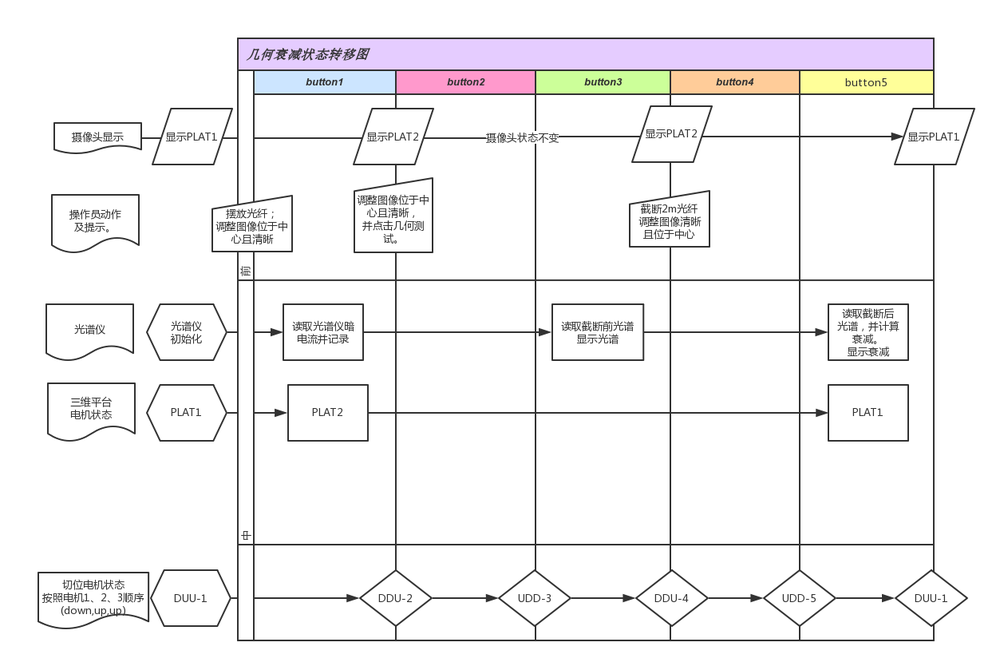
#> input picture setting/md/switch.png, 1000 x 666 px, shrunk from 1253 x 834 before the run; its folder holds only this picture in this run
$ python -i cvc.py   (imports and definitions only)   (Python 2 division)   (older library calls are emulated)
#> lines starting #> are read from the running program, lines starting #| are printed output that depends on the picture; after the words box and inside, x2 and y2 are one past the last pixel; in counts of white or black regions, pixels touching at a corner belong together
#!/usr/bin/python
import cv2
import numpy as np
import pdb
from tree import NodeDict

class findCircles(object):
    """docstring for findCircles"""
    def __init__(self, file):
#> called with file = 'setting/md/switch.png'
        super(findCircles, self).__init__()
        self.file = file
        print 'file:',file
        self.img = cv2.imread(file)
#> self.img is the input picture: shape (666, 1000, 3); mean B, G, R 242.9, 242.1, 243.2
        cv2.imshow('img',self.img[::2,::2])
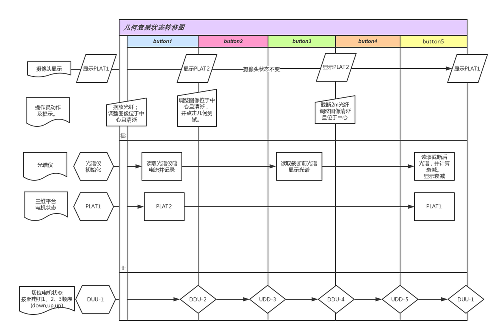
#> window 'img': shape (333, 500, 3); mean B, G, R 242.2, 241.4, 242.5
        cv2.waitKey(0)
        self.origin = self.img.copy()
        # self.method()

    def method(self):
        # pdb.set_trace()
        img = self.img
        # self._calcHist(img)
        # img = self._edgeDetectThr(img)
        img = self._edgeDetectDiff(img)
        # img = self._edgeDetectCanny(img)
        cv2.imshow("adaptiveThreshold",img[::2,::2])
        cv2.waitKey(0)
        # img = self._circleFind(img)
        img = self._circleFindContours(img)
        return img

    # [10 lines of commented-out code are left out]

    # [18 lines left out: functions _edgeDetectCanny, _edgeDetectThr, not called in this run]

    def _edgeDetectDiff(self,img):
        # img = cv2.medianBlur(img,3)
        img  = cv2.pyrMeanShiftFiltering(img,3,3,1)
        img = cv2.cvtColor(img, cv2.COLOR_RGB2GRAY)
#> img: shape (666, 1000)

        # img = cv2.GaussianBlur(img,(3, 3 ),0)
        # kernel = np.ones((10,10),np.uint8)
        kernel = cv2.getStructuringElement(cv2.MORPH_RECT,(3, 3))
        # [6 lines of commented-out code are left out]
        erode = cv2.erode(img,kernel)
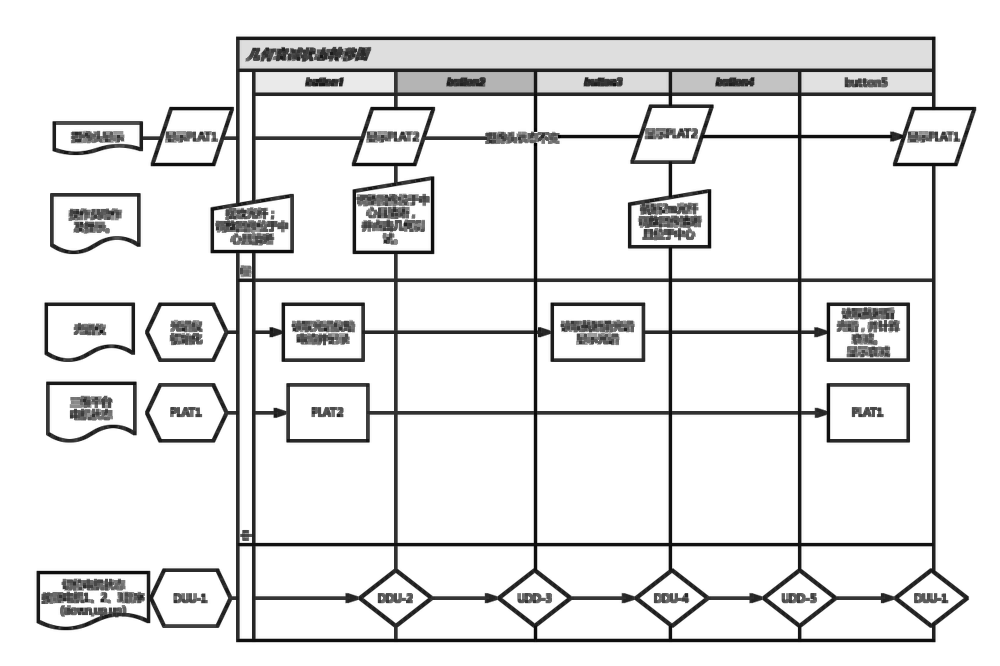
#> erode: shape (666, 1000); min 0, max 255, mean 228.5
        dilate = cv2.dilate(img,kernel)
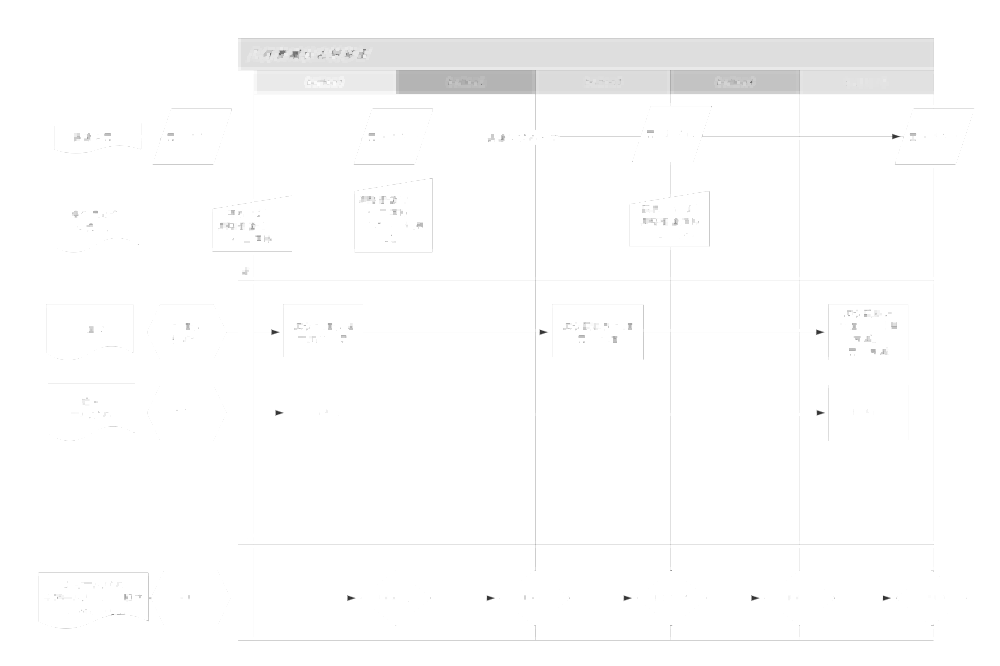
#> dilate: shape (666, 1000); min 50, max 255, mean 252.4
        # img = np.array(arrimg)
        img = cv2.absdiff(dilate,erode)
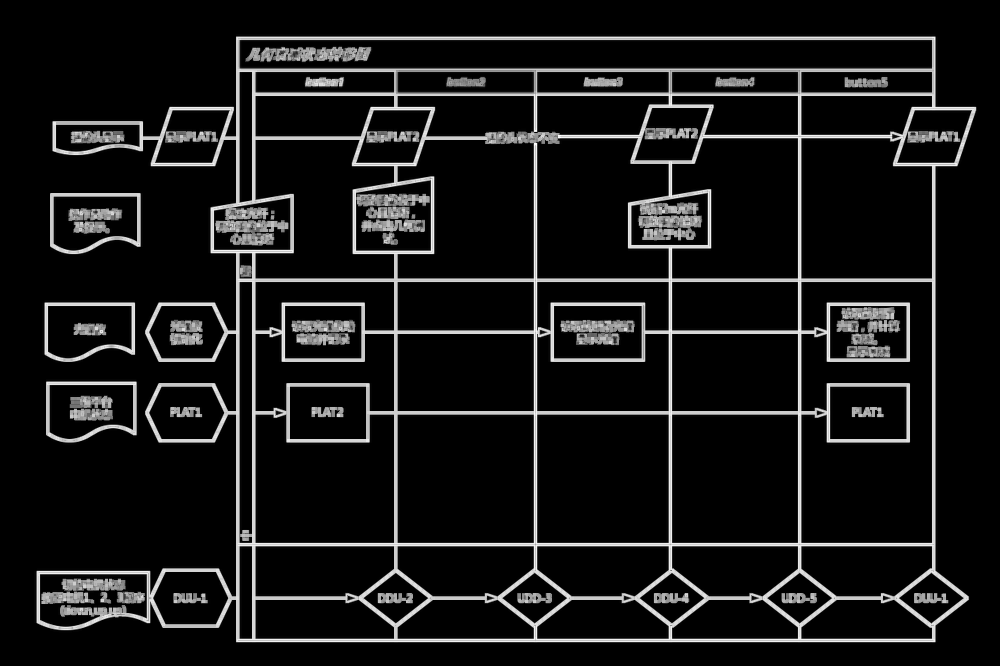
#> img: shape (666, 1000); min 0, max 255, mean 23.8
        # img = cv2.absdiff(img,erode)
        img = cv2.bitwise_not(img)
        img = cv2.adaptiveThreshold(img, 255, cv2.ADAPTIVE_THRESH_MEAN_C, cv2.THRESH_BINARY, 11, 3)
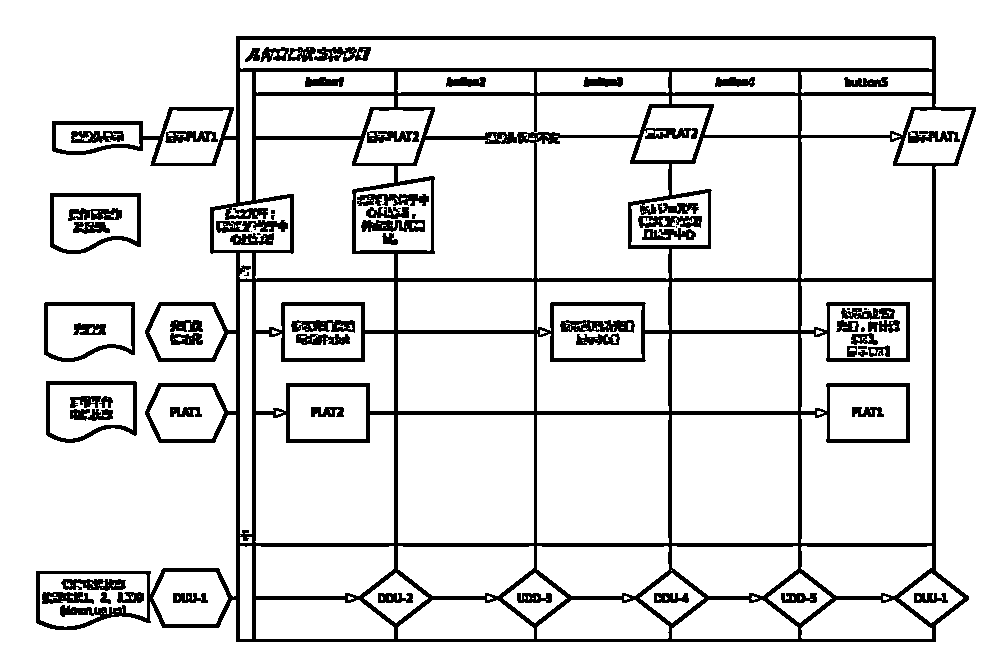
#> img: shape (666, 1000); 88% white; 66 black regions (11 under 20 px), largest, box (x1, y1, x2, y2) and area: (36, 36, 976, 642) 59075, (46, 381, 137, 443) 1142, (50, 193, 141, 254) 1141
        img = cv2.erode(img,kernel)
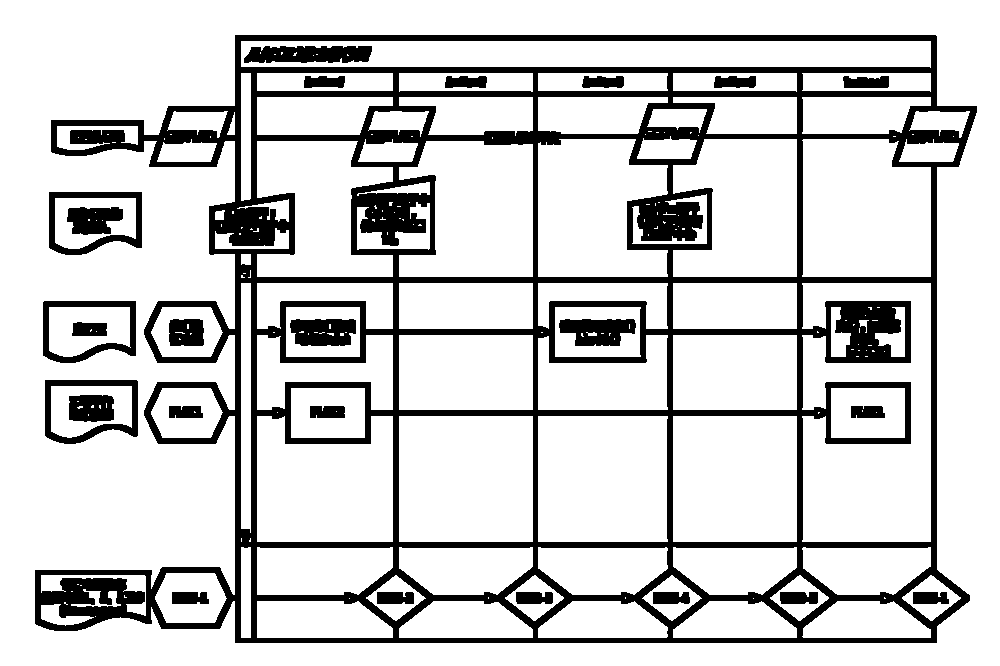
#> img: shape (666, 1000); 81.7% white; 25 black regions, largest, box (x1, y1, x2, y2) and area: (35, 35, 977, 643) 102127, (244, 46, 372, 63) 1867, (45, 380, 138, 444) 1747
        # [9 lines of commented-out code are left out]
        return img

    # [82 lines of commented-out code are left out]


    # [61 lines left out: function noGradMethod, not called in this run]


    # [11 lines of commented-out code are left out]

import sys
import os
# [4 lines not run here, left out]

>>> result = findCircles('setting/md/switch.png').method()
#> in method, `cv2.imshow("adaptiveThreshold",img[::2,::2])`:
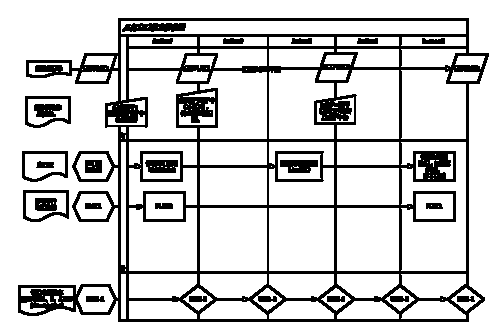
#> window 'adaptiveThreshold': shape (333, 500); 81.6% white; 23 black regions, largest, box (x1, y1, x2, y2) and area: (18, 18, 489, 322) 26004, (122, 23, 186, 32) 474, (23, 190, 69, 222) 436
#> (the run stopped early here; a loop or call above may not have finished)
